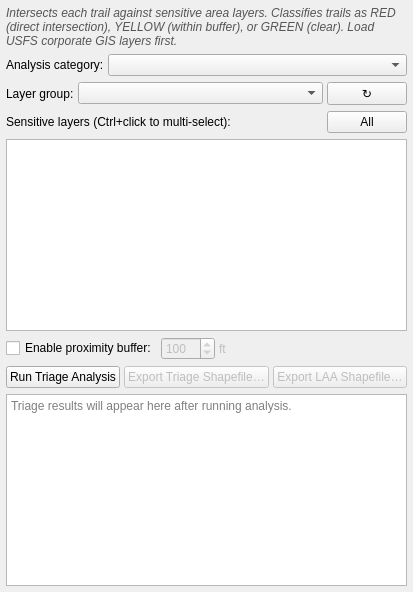
      <widget class="QWidget" name="habitatTab">
       <attribute name="title">
        <string>Habitat Overlap</string>
       </attribute>
       <layout class="QVBoxLayout" name="habitatTabLayout">
        <property name="spacing">
         <number>6</number>
        </property>
        <property name="leftMargin">
         <number>6</number>
        </property>
        <property name="topMargin">
         <number>6</number>
        </property>
        <property name="rightMargin">
         <number>6</number>
        </property>
        <property name="bottomMargin">
         <number>6</number>
        </property>

        <item>
         <widget class="QLabel" name="habitatInfoLabel">
          <property name="text">
           <string>Intersects each trail against sensitive area layers. Classifies trails as RED (direct intersection), YELLOW (within buffer), or GREEN (clear). Load USFS corporate GIS layers first.</string>
          </property>
          <property name="wordWrap">
           <bool>true</bool>
          </property>
          <property name="styleSheet">
           <string>color: #555; font-style: italic;</string>
          </property>
         </widget>
        </item>

        <!-- Analysis category (named slot) selector -->
        <item>
         <layout class="QHBoxLayout" name="habitatSlotRow">
          <property name="spacing">
           <number>4</number>
          </property>
          <item>
           <widget class="QLabel" name="habitatSlotLabel">
            <property name="text">
             <string>Analysis category:</string>
            </property>
            <property name="toolTip">
             <string>Each category stores its results independently — run NSO, Hydrology, Wetlands, etc. separately without overwriting each other. Results appear as separate sections in the NEPA memo.</string>
            </property>
           </widget>
          </item>
          <item>
           <widget class="QComboBox" name="habitatSlotCombo">
            <property name="sizePolicy">
             <sizepolicy hsizetype="Expanding" vsizetype="Fixed">
              <horstretch>1</horstretch>
              <verstretch>0</verstretch>
             </sizepolicy>
            </property>
            <property name="toolTip">
             <string>Select the analysis category for this run. Switch categories to review or re-run each theme independently.</string>
            </property>
           </widget>
          </item>
         </layout>
        </item>

        <!-- Group selector row -->
        <item>
         <layout class="QHBoxLayout" name="habitatGroupRow">
          <property name="spacing">
           <number>4</number>
          </property>
          <item>
           <widget class="QLabel" name="habitatGroupLabel">
            <property name="text">
             <string>Layer group:</string>
            </property>
            <property name="toolTip">
             <string>Limit the layer list to a specific QGIS layer group (e.g. "Habitat Avoidance")</string>
            </property>
           </widget>
          </item>
          <item>
           <widget class="QComboBox" name="habitatGroupCombo">
            <property name="sizePolicy">
             <sizepolicy hsizetype="Expanding" vsizetype="Fixed">
              <horstretch>1</horstretch>
              <verstretch>0</verstretch>
             </sizepolicy>
            </property>
            <property name="toolTip">
             <string>Select a layer group to filter the sensitive-layers list. Choose "(All layers)" to show everything.</string>
            </property>
           </widget>
          </item>
          <item>
           <widget class="QPushButton" name="refreshHabitatButton">
            <property name="text">
             <string>↻</string>
            </property>
            <property name="toolTip">
             <string>Refresh group list and layer list from project</string>
            </property>
            <property name="maximumWidth">
             <number>28</number>
            </property>
            <property name="maximumHeight">
             <number>24</number>
            </property>
           </widget>
          </item>
         </layout>
        </item>

        <!-- Sensitive layers header -->
        <item>
         <layout class="QHBoxLayout" name="habitatLayersHeaderRow">
          <property name="spacing">
           <number>4</number>
          </property>
          <item>
           <widget class="QLabel" name="habitatLayersLabel">
            <property name="text">
             <string>Sensitive layers (Ctrl+click to multi-select):</string>
            </property>
           </widget>
          </item>
          <item>
           <spacer name="habitatHeaderStretch">
            <property name="orientation">
             <enum>Qt::Horizontal</enum>
            </property>
            <property name="sizeType">
             <enum>QSizePolicy::Expanding</enum>
            </property>
            <property name="sizeHint" stdset="0">
             <size>
              <width>0</width>
              <height>0</height>
             </size>
            </property>
           </spacer>
          </item>
          <item>
           <widget class="QPushButton" name="selectAllHabitatButton">
            <property name="text">
             <string>All</string>
            </property>
            <property name="toolTip">
             <string>Select all sensitive layers</string>
            </property>
            <property name="maximumWidth">
             <number>40</number>
            </property>
            <property name="maximumHeight">
             <number>24</number>
            </property>
           </widget>
          </item>
         </layout>
        </item>

        <!-- Sensitive layers list -->
        <item>
         <widget class="QListWidget" name="habitatListWidget">
          <property name="maximumHeight">
           <number>120</number>
          </property>
          <property name="minimumHeight">
           <number>60</number>
          </property>
          <property name="selectionMode">
           <enum>QAbstractItemView::ExtendedSelection</enum>
          </property>
          <property name="toolTip">
           <string>Select polygon or line layers representing sensitive areas (NSO habitat, Riparian Reserves, Critical Habitat, wetlands, species occurrence areas, etc.)</string>
          </property>
         </widget>
        </item>

        <!-- Buffer distance row -->
        <item>
         <layout class="QHBoxLayout" name="habitatBufferRow">
          <property name="spacing">
           <number>4</number>
          </property>
          <item>
           <widget class="QCheckBox" name="habitatBufferCheckBox">
            <property name="text">
             <string>Enable proximity buffer:</string>
            </property>
            <property name="toolTip">
             <string>Check ONLY for layers where the mapped boundary has spatial uncertainty — e.g. undelineated wetland areas or LiDAR-derived stream centerlines. Do NOT use for authoritative FS corporate layers (NSO habitat, SHAB, Critical Habitat, Riparian Reserves) — their polygon edge IS the regulatory boundary.</string>
            </property>
            <property name="checked">
             <bool>false</bool>
            </property>
           </widget>
          </item>
          <item>
           <widget class="QSpinBox" name="habitatBufferSpinBox">
            <property name="minimum">
             <number>1</number>
            </property>
            <property name="maximum">
             <number>1000</number>
            </property>
            <property name="value">
             <number>100</number>
            </property>
            <property name="toolTip">
             <string>Buffer distance in feet — trails within this distance are flagged YELLOW (adjacent)</string>
            </property>
            <property name="maximumWidth">
             <number>70</number>
            </property>
            <property name="enabled">
             <bool>false</bool>
            </property>
           </widget>
          </item>
          <item>
           <widget class="QLabel" name="habitatBufferUnitsLabel">
            <property name="text">
             <string>ft</string>
            </property>
            <property name="enabled">
             <bool>false</bool>
            </property>
           </widget>
          </item>
          <item>
           <spacer name="habitatBufferStretch">
            <property name="orientation">
             <enum>Qt::Horizontal</enum>
            </property>
            <property name="sizeType">
             <enum>QSizePolicy::Expanding</enum>
            </property>
            <property name="sizeHint" stdset="0">
             <size>
              <width>0</width>
              <height>0</height>
             </size>
            </property>
           </spacer>
          </item>
         </layout>
        </item>

        <!-- Action buttons -->
        <item>
         <layout class="QHBoxLayout" name="habitatActionRow">
          <property name="spacing">
           <number>4</number>
          </property>
          <item>
           <widget class="QPushButton" name="runHabitatButton">
            <property name="text">
             <string>Run Triage Analysis</string>
            </property>
            <property name="toolTip">
             <string>Classify each trail as RED / YELLOW / GREEN based on overlap with selected sensitive layers</string>
            </property>
           </widget>
          </item>
          <item>
           <widget class="QPushButton" name="exportHabitatButton">
            <property name="text">
             <string>Export Triage Shapefile…</string>
            </property>
            <property name="toolTip">
             <string>Save trail triage results as a shapefile for the NEPA scoping document</string>
            </property>
            <property name="enabled">
             <bool>false</bool>
            </property>
           </widget>
          </item>
          <item>
           <widget class="QPushButton" name="exportLAAButton">
            <property name="text">
             <string>Export LAA Shapefile…</string>
            </property>
            <property name="toolTip">
             <string>Generate segmented trail shapefile for LAA pre-reporting — assigns each trail segment to NSO Habitat, Critical Habitat, RA32, and LRMP Allocation categories</string>
            </property>
            <property name="enabled">
             <bool>false</bool>
            </property>
           </widget>
          </item>
          <item>
           <spacer name="habitatActionStretch">
            <property name="orientation">
             <enum>Qt::Horizontal</enum>
            </property>
            <property name="sizeType">
             <enum>QSizePolicy::Expanding</enum>
            </property>
            <property name="sizeHint" stdset="0">
             <size>
              <width>0</width>
              <height>0</height>
             </size>
            </property>
           </spacer>
          </item>
         </layout>
        </item>

        <!-- Results -->
        <item>
         <widget class="QTextEdit" name="habitatResultsText">
          <property name="readOnly">
           <bool>true</bool>
          </property>
          <property name="placeholderText">
           <string>Triage results will appear here after running analysis.</string>
          </property>
         </widget>
        </item>

       </layout>
      </widget>
